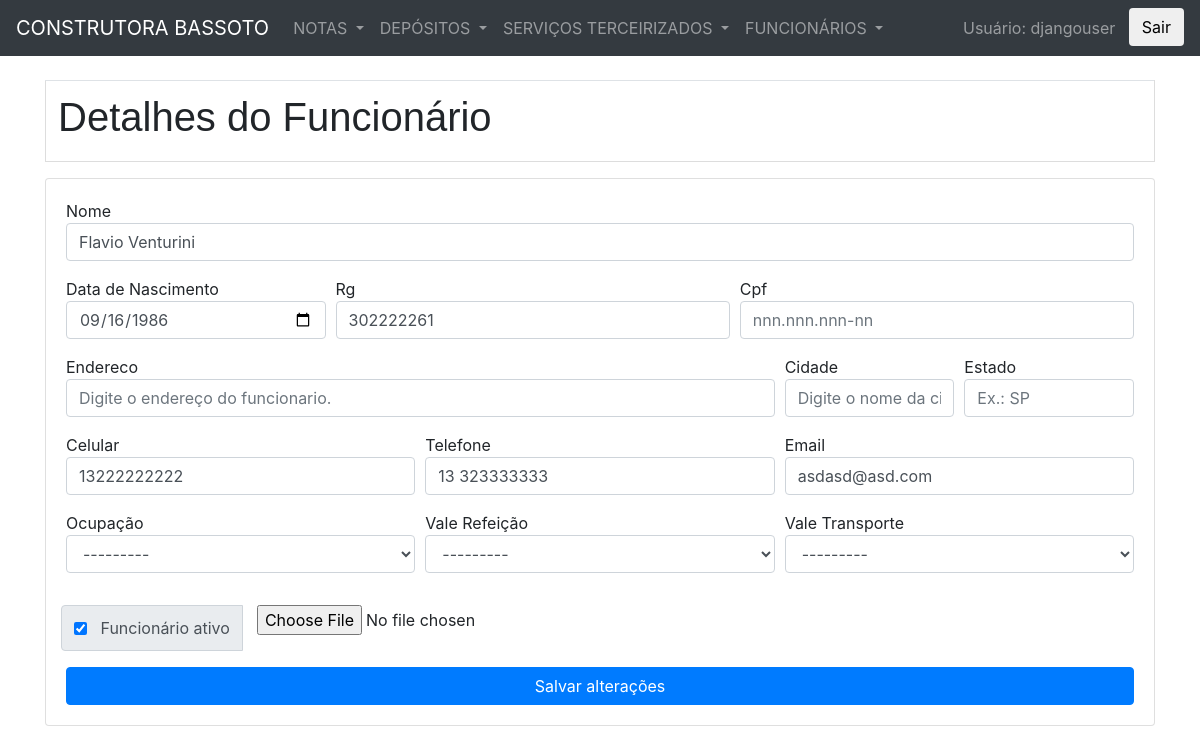
/funcionarios/1/edit/ (signed in), run on the app's committed database.
### funcionarios/models.py (models this page shows, shortened)
class Funcionario(models.Model):
	nome = models.CharField(
		max_length=70
		)
	data_nascimento = models.DateField(
        null=True,
		blank=True
		)
	cpf = models.CharField(
		max_length=15,
		unique=True,
		null=True,
		blank=True
	)
	rg = models.CharField(
		max_length=12,
		)
	endereco = models.CharField(
		max_length=150,
		null=True,
		blank=True
		)
	cidade = models.CharField(
		max_length=60,
		null=True,
		blank=True
		)
	estado = models.CharField(
		max_length = 20,
		null=True,
		blank=True
		)
	telefone = models.CharField(
		max_length=15,
		null=True,
		blank=True
		)
	telefone2 = models.CharField(
		max_length=15,
		null=True,
		blank=True
		)
	email = models.EmailField(
		null=True,
		blank=True
		)
	ativo = models.BooleanField(
		'ativo',
		default=True
		)
	imagem = models.FileField(
		upload_to='notas_compras',
		blank=True,
		)
	ocupacao = models.ForeignKey(
		'Ocupacao',
        on_delete=models.SET_NULL,
		null=True,
		blank=True
		)
	vale_refeicao = models.ForeignKey(
		'ValeRefeicao',
        on_delete=models.SET_NULL,
		null=True,
		blank=True
		)
	vale_transporte = models.ForeignKey(
		'ValeTransporte',
        on_delete=models.SET_NULL,
		null=True,
		blank=True
		)

### funcionarios/views.py (the view)
# urls.py: path('<int:pk>/edit/', views.funcionario_edit, name='funcionario_edit'),
@login_required
def funcionario_edit(request, pk):
    funcionario = get_object_or_404(Funcionario, pk=pk)
    if request.method == "POST":
        form = FuncionarioForm(request.POST, request.FILES, instance=funcionario)
        if form.is_valid():
            form.save()
            return HttpResponseRedirect(reverse('funcionarios:funcionario_list'))
    else:
        form = FuncionarioForm(instance=funcionario)
        pk = pk
    context = {'form': form,
                    'pk': pk}
    return render(request, 'funcionarios/funcionario_edit.html', context)

### Z_construtoraBassotoFiles/funcionarios/templates/funcionarios/funcionario_edit.html (shortened to what this page needs)
{% extends "funcionarios/base.html" %}
{% block content %}
	<table class="table" border="0">
		<tr>
			<td>
				<h1>Detalhes do Funcionário</h1>
			</td>
		</tr>
	</table>
	<form method="post" enctype="multipart/form-data">
		  {% include 'funcionarios/funcionario_form_edit.html' with form=form %}
		<button type="submit" class="btn btn-primary">Salvar alterações</button>
		</div>
 	</form>
{% endblock %}

### Z_construtoraBassotoFiles/funcionarios/templates/funcionarios/base.html (shortened to what this page needs)
{% load static %}
<!doctype html>
<html>
	<head>
    <link rel="stylesheet" href="https://stackpath.bootstrapcdn.com/bootstrap/4.1.0/css/bootstrap.min.css">
	</head>
	<body>
<nav class="navbar navbar-expand-sm bg-dark navbar-dark">
  <a class="navbar-brand" href="#">CONSTRUTORA BASSOTO</a>
  <div class="collapse navbar-collapse" id="collapsibleNavbar">
  <ul class="navbar-nav">
    <li class="nav-item dropdown">
      <a class="nav-link dropdown-toggle" href="#" id="navbardrop" data-toggle="dropdown">
        NOTAS
      </a>
    </li>
    <li class="nav-item dropdown">
      <a class="nav-link dropdown-toggle" href="#" id="navbardrop" data-toggle="dropdown">
        DEPÓSITOS
      </a>
    </li>
    <li class="nav-item dropdown">
      <a class="nav-link dropdown-toggle" href="#" id="navbardrop" data-toggle="dropdown">
        SERVIÇOS TERCEIRIZADOS
      </a>
    </li>
    <li class="nav-item dropdown">
      <a class="nav-link dropdown-toggle" href="#" id="navbardrop" data-toggle="dropdown">
        FUNCIONÁRIOS
      </a>
  </ul>
      <li class="navbar-nav ml-auto">
        {% if user.is_authenticated %}
          <div class="navbar-text">Usuário: {{ user.get_username }}&nbsp;&nbsp;&nbsp;</div>
            <form action="{% url 'logout'%}?next={{request.path}}" method="get">
              <button type="submit" class="btn btn-default navbar-btn" >Sair</button>
            </form>
        {% else %}
            <form action="{% url 'login'%}?next={{request.path}}" method="get">
              <button type="submit" class="btn btn-default navbar-btn" >Sair</button>
            </form>
        {% endif %}
    </li>
  </div>
</nav>
<br>
		<div class="container">
			<main>
				{% block content %}
        {% endblock %}
			</main>
		</div>
	</body>
</html>

### Z_construtoraBassotoFiles/funcionarios/templates/funcionarios/funcionario_form_edit.html (shortened to what this page needs)
  <div class="card card-body">
    <div class="form-row ">
      <div class="form-group col">
        {{form.nome.label}}
        {{form.nome}}
      </div>
    </div>
    <div class="form-row">
      <div class="form-group col-3">
		{{ form.data_nascimento.label}}
		{{ form.data_nascimento}}
      </div>
      <div class="form-group col">
		{{ form.rg.label }}
		{{ form.rg }}
      </div>
      <div class="form-group col">
		{{ form.cpf.label }}
		{{ form.cpf }}
      </div>
    </div>
    <div class="form-row">
      <div class="form-group col-8">
		{{ form.endereco.label }}
		{{ form.endereco }}
      </div>
      <div class="form-group col">
		{{ form.cidade.label }}
		{{ form.cidade }}
      </div>
      <div class="form-group col">
		{{ form.estado.label }}
		{{ form.estado }}
      </div>
    </div>
    <div class="form-row">
      <div class="form-group col">
		{{ form.telefone.label }}
		{{ form.telefone }}
      </div>
      <div class="form-group col">
		{{ form.telefone2.label }}
		{{ form.telefone2 }}
      </div>
      <div class="form-group col">
		{{ form.email.label }}
		{{ form.email }}
      </div>
    </div>
    <div class="form-row">
      <div class="form-group col-4">
        {{ form.ocupacao.label }}
        {{ form.ocupacao }}
      </div>
      <div class="form-group col-4">
        {{ form.vale_refeicao.label }}
        {{ form.vale_refeicao }}
      </div>
      <div class="form-group col-4">
        {{ form.vale_transporte.label }}
        {{ form.vale_transporte }}
      </div>
    </div>
    <div class="form-row">
    <div class="input-group mb-3">
      <div class="input-group-prepend">
        <div class="input-group-text">
		  {{ form.ativo }}
		  &nbsp;&nbsp;&nbsp;Funcionário ativo
        </div>
      </div>
      <div class="form-group col">
        {{form.imagem}}
      </div>
     </div>
    </div>

### Z_construtoraBassotoFiles/funcionarios/templates/funcionarios/base.html (style rules this page uses)
table { font-family: arial, sans-serif; border-collapse: collapse; width: 100%; }
td, th { border: 1px solid #dddddd; text-align: left; padding: 8px; }

### data on the page
Funcionario: nome "Flavio Venturini", data_nascimento "09/16/1986", rg "302222261", telefone "13222222222", telefone2 "13 323333333", email "asdasd@asd.com", ocupacao "---------", vale_refeicao "---------", vale_transporte "---------", ativo "☑"

### other printed values
{{ user.get_username }} "djangouser"
